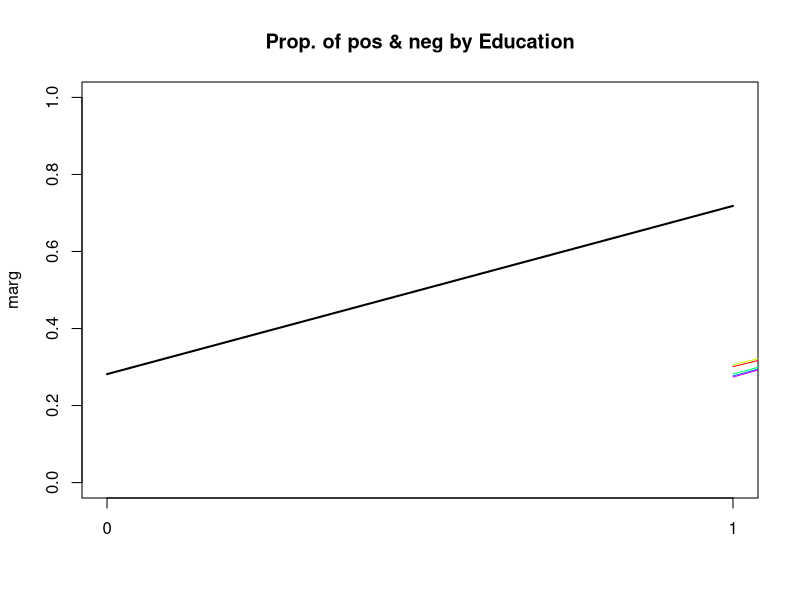
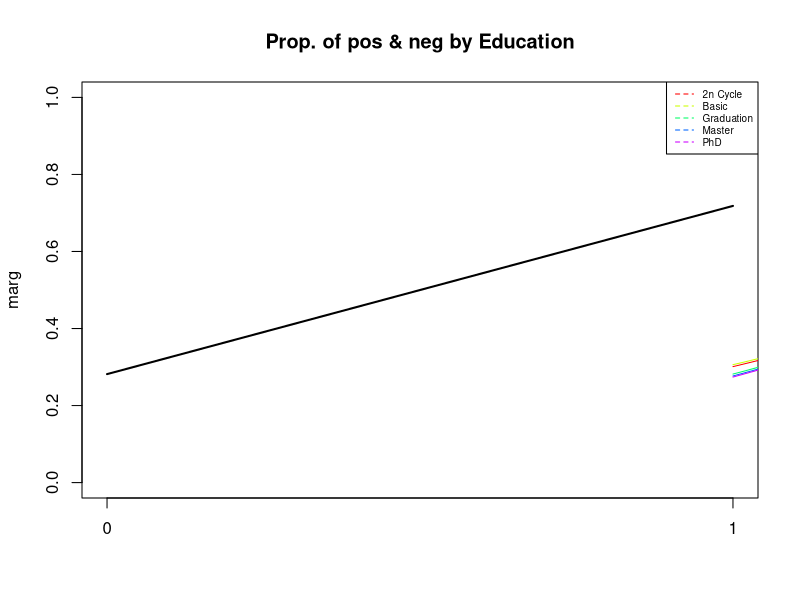
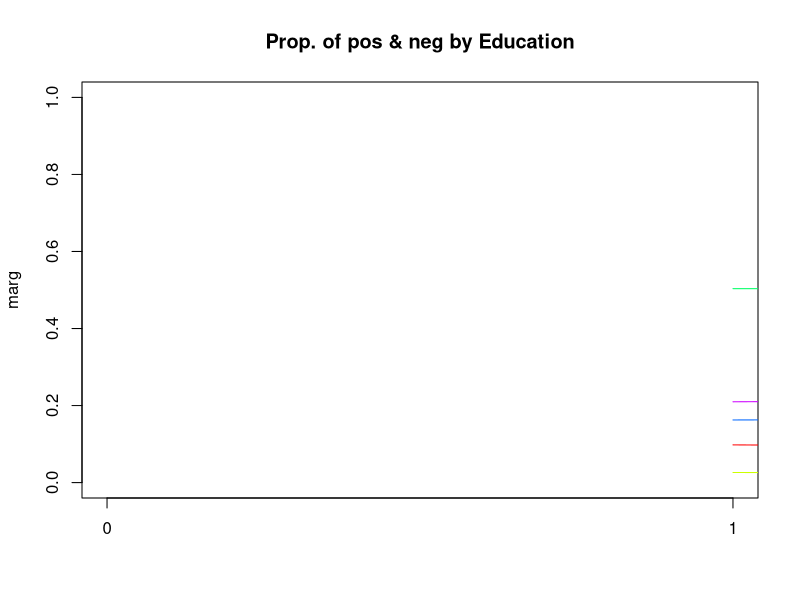
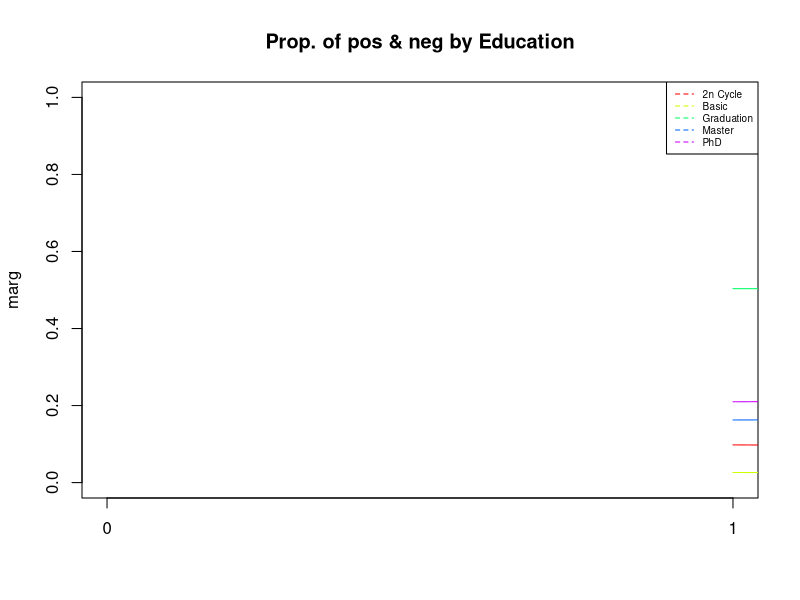
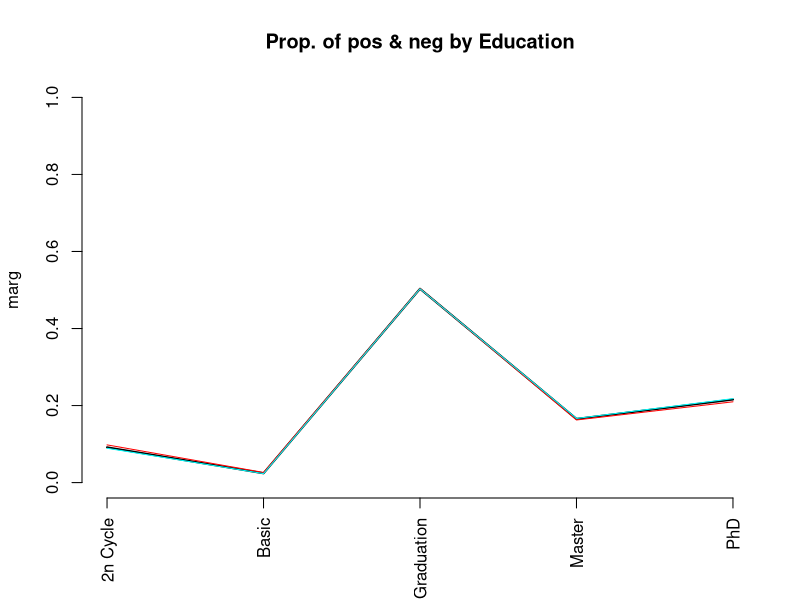
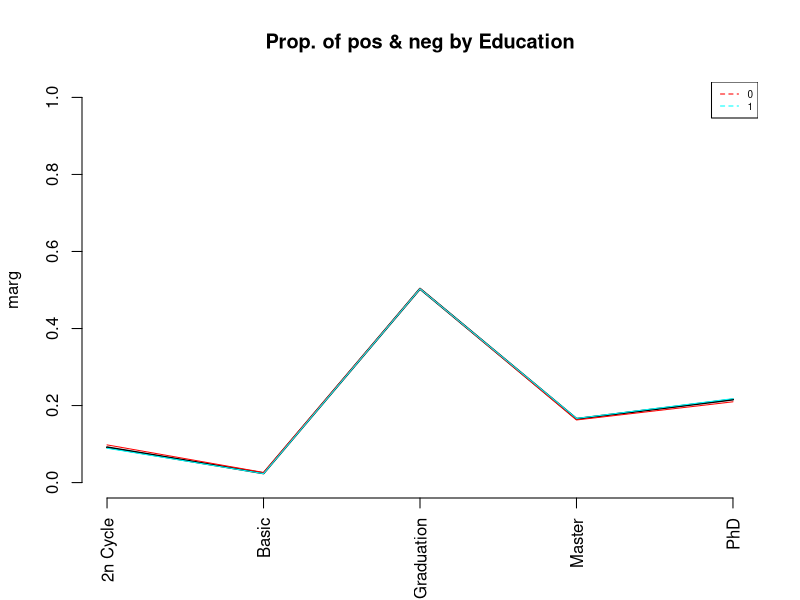
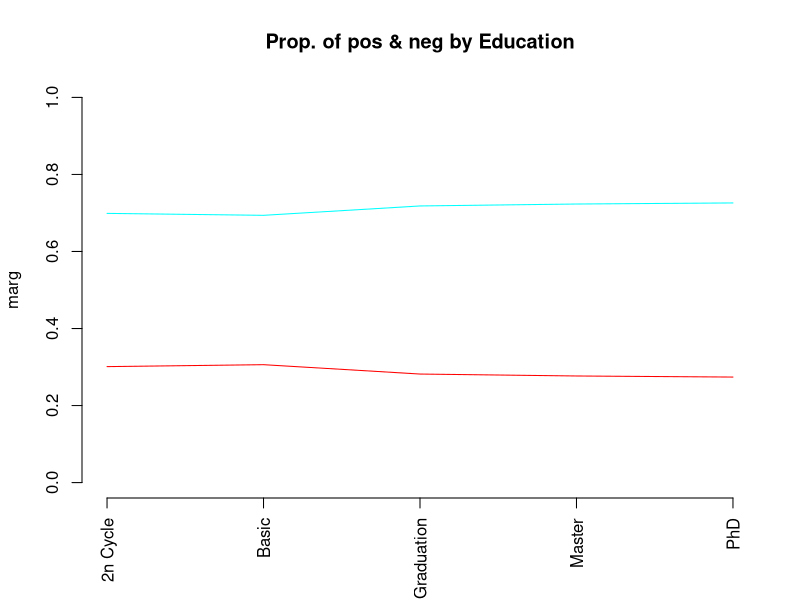
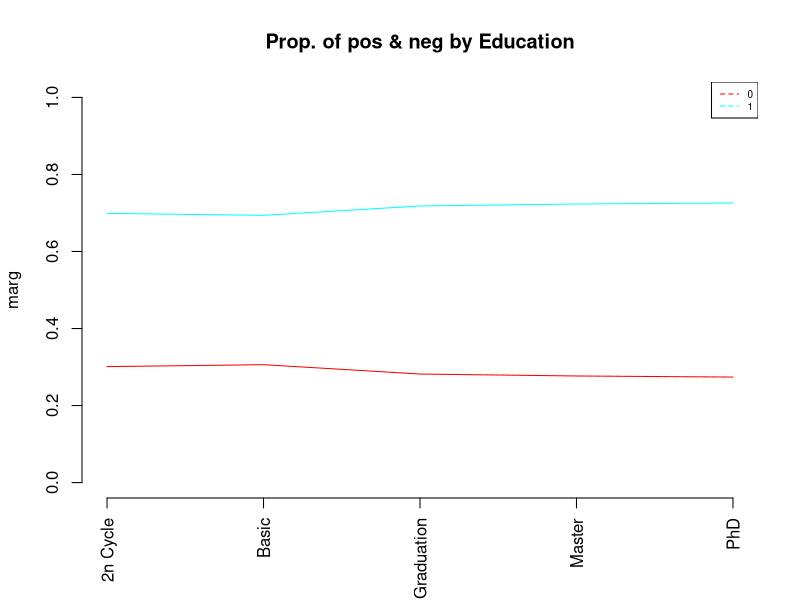

Write the R code that produced these figures, in order.
#  READING CREDSCO_BIN
# load("d:/karina/docencia/DataMiningEI/Practiques/2CredscoProfiling/credscok_bin")

#read data only if required
setwd("C:/Users/Michel/Desktop/UPC/Q5/MD/MD-D4")
dd <- read.table("ifood_enriched.csv",header=T, sep=",", dec='.');

names(dd)

attach(dd)

#Dictamen    <- as.factor(Dictamen)
#levels(Dictamen) <- c(NA, "positiu","negatiu")


#Calcula els valor test de la variable Xnum per totes les modalitats del factor P
ValorTestXnum <- function(Xnum,P){
  #freq dis of fac
  nk <- as.vector(table(P)); 
  n <- sum(nk); 
  #mitjanes x grups
  xk <- tapply(Xnum,P,mean);
  #valors test
  txk <- (xk-mean(Xnum))/(sd(Xnum)*sqrt((n-nk)/(n*nk))); 
  #p-values
  pxk <- pt(txk,n-1,lower.tail=F);
  for(c in 1:length(levels(as.factor(P)))){if (pxk[c]>0.5){pxk[c]<-1-pxk[c]}}
  return (pxk)
}




ValorTestXquali <- function(P,Xquali){
  taula <- table(P,Xquali);
  n <- sum(taula); 
  pk <- apply(taula,1,sum)/n;
  pj <- apply(taula,2,sum)/n;
  pf <- taula/(n*pk);
  pjm <- matrix(data=pj,nrow=dim(pf)[1],ncol=dim(pf)[2], byrow=TRUE);      
  dpf <- pf - pjm; 
  dvt <- sqrt(((1-pk)/(n*pk))%*%t(pj*(1-pj))); 
  #i hi ha divisions iguals a 0 dona NA i no funciona
  zkj <- dpf
  zkj[dpf!=0]<-dpf[dpf!=0]/dvt[dpf!=0]; 
  pzkj <- pnorm(zkj,lower.tail=F);
  for(c in 1:length(levels(as.factor(P)))){for (s in 1:length(levels(Xquali))){if (pzkj[c,s]> 0.5){pzkj[c,s]<-1- pzkj[c,s]}}}
  return (list(rowpf=pf,vtest=zkj,pval=pzkj))
}


#source("file")
#dades contain the dataset
dades<-dd
#dades<-dd[filtro,]
#dades<-df
K<-dim(dades)[2]
par(ask=TRUE)


#P must contain the class variable
P<-dd$HasChildren
#P<-c2
#P<-dd[,18]
nameP<-"HasChildren"
#P<-df[,33]

nc<-length(levels(factor(P)))
nc
pvalk <- matrix(data=0,nrow=nc,ncol=K, dimnames=list(levels(P),names(dades)))
nameP<-"Class"
n<-dim(dades)[1]

for(k in 1:K){
  if (is.numeric(dades[,k])){ 
    print(paste("Anàlisi per classes de la Variable:", names(dades)[k]))
    
    boxplot(dades[,k]~P, main=paste("Boxplot of", names(dades)[k], "vs", nameP ), horizontal=TRUE)
    
    barplot(tapply(dades[[k]], P, mean),main=paste("Means of", names(dades)[k], "by", nameP ))
    abline(h=mean(dades[[k]]))
    legend(0,mean(dades[[k]]),"global mean",bty="n")
    print("Estadístics per groups:")
    for(s in levels(as.factor(P))) {print(summary(dades[P==s,k]))}
    o<-oneway.test(dades[,k]~P)
    print(paste("p-valueANOVA:", o$p.value))
    kw<-kruskal.test(dades[,k]~P)
    print(paste("p-value Kruskal-Wallis:", kw$p.value))
    pvalk[,k]<-ValorTestXnum(dades[,k], P)
    print("p-values ValorsTest: ")
    print(pvalk[,k])      
  }else{
    if(class(dd[,k])=="Date"){
      print(summary(dd[,k]))
      print(sd(dd[,k]))
      #decide breaks: weeks, months, quarters...
      hist(dd[,k],breaks="weeks")
    }else{
      #qualitatives
      print(paste("Variable", names(dades)[k]))
      table<-table(P,dades[,k])
      #   print("Cross-table")
      #   print(table)
      rowperc<-prop.table(table,1)
      
      colperc<-prop.table(table,2)
      #  print("Distribucions condicionades a files")
      # print(rowperc)
      
      #ojo porque si la variable es true o false la identifica amb el tipus Logical i
      #aquest no te levels, por tanto, coertion preventiva
      
      dades[,k]<-as.factor(dades[,k])
      
      
      marg <- table(as.factor(P))/n
      print(append("Categories=",levels(as.factor(dades[,k]))))
      
      #from next plots, select one of them according to your practical case
      plot(marg,type="l",ylim=c(0,1),main=paste("Prop. of pos & neg by",names(dades)[k]))
      paleta<-rainbow(length(levels(dades[,k])))
      for(c in 1:length(levels(dades[,k]))){lines(colperc[,c],col=paleta[c]) }
      
      #with legend
      plot(marg,type="l",ylim=c(0,1),main=paste("Prop. of pos & neg by",names(dades)[k]))
      paleta<-rainbow(length(levels(dades[,k])))
      for(c in 1:length(levels(dades[,k]))){lines(colperc[,c],col=paleta[c]) }
      legend("topright", levels(dades[,k]), col=paleta, lty=2, cex=0.6)
      
      #condicionades a classes
      print(append("Categories=",levels(dades[,k])))
      plot(marg,type="n",ylim=c(0,1),main=paste("Prop. of pos & neg by",names(dades)[k]))
      paleta<-rainbow(length(levels(dades[,k])))
      for(c in 1:length(levels(dades[,k]))){lines(rowperc[,c],col=paleta[c]) }
      
      #with legend
      plot(marg,type="n",ylim=c(0,1),main=paste("Prop. of pos & neg by",names(dades)[k]))
      paleta<-rainbow(length(levels(dades[,k])))
      for(c in 1:length(levels(dades[,k]))){lines(rowperc[,c],col=paleta[c]) }
      legend("topright", levels(dades[,k]), col=paleta, lty=2, cex=0.6)
      
      #amb variable en eix d'abcisses
      marg <-table(dades[,k])/n
      print(append("Categories=",levels(dades[,k])))
      plot(marg,type="l",ylim=c(0,1),main=paste("Prop. of pos & neg by",names(dades)[k]), las=3)
      #x<-plot(marg,type="l",ylim=c(0,1),main=paste("Prop. of pos & neg by",names(dades)[k]), xaxt="n")
      #text(x=x+.25, y=-1, adj=1, levels(CountryName), xpd=TRUE, srt=25, cex=0.7)
      paleta<-rainbow(length(levels(as.factor(P))))
      for(c in 1:length(levels(as.factor(P)))){lines(rowperc[c,],col=paleta[c]) }
      
      #with legend
      plot(marg,type="l",ylim=c(0,1),main=paste("Prop. of pos & neg by",names(dades)[k]), las=3)
      for(c in 1:length(levels(as.factor(P)))){lines(rowperc[c,],col=paleta[c])}
      legend("topright", levels(as.factor(P)), col=paleta, lty=2, cex=0.6)
      
      #condicionades a columna 
      plot(marg,type="n",ylim=c(0,1),main=paste("Prop. of pos & neg by",names(dades)[k]), las=3)
      paleta<-rainbow(length(levels(as.factor(P))))
      for(c in 1:length(levels(as.factor(P)))){lines(colperc[c,],col=paleta[c]) }
      
      #with legend
      plot(marg,type="n",ylim=c(0,1),main=paste("Prop. of pos & neg by",names(dades)[k]), las=3)
      for(c in 1:length(levels(as.factor(P)))){lines(colperc[c,],col=paleta[c])}
      legend("topright", levels(as.factor(P)), col=paleta, lty=2, cex=0.6)
      
      table<-table(dades[,k],P)
      print("Cross Table:")
      print(table)
      print("Distribucions condicionades a columnes:")
      print(colperc)
      
      #diagrames de barres apilades                                         
      
      paleta<-rainbow(length(levels(dades[,k])))
      barplot(table(dades[,k], as.factor(P)), beside=FALSE,col=paleta )
      
      barplot(table(dades[,k], as.factor(P)), beside=FALSE,col=paleta )
      legend("topright",levels(as.factor(dades[,k])),pch=1,cex=0.5, col=paleta)
      
      #diagrames de barres adosades
      barplot(table(dades[,k], as.factor(P)), beside=TRUE,col=paleta )
      
      barplot(table(dades[,k], as.factor(P)), beside=TRUE,col=paleta)
      legend("topright",levels(as.factor(dades[,k])),pch=1,cex=0.5, col=paleta)
      
      print("Test Fisher: ")
      print(fisher.test(dades[,k], as.factor(P), simulate.p.value = TRUE, B = 2000, workspace = 2000000)) 
      
      print("valorsTest:")
      print( ValorTestXquali(P,dades[,k]))
      #calcular els pvalues de les quali
    }
  }
}#endfor

#descriptors de les classes més significatius. Afegir info qualits
for (c in 1:length(levels(as.factor(P)))) {
  if(!is.na(levels(as.factor(P))[c])){
    print(paste("P.values per class:",levels(as.factor(P))[c]));
    print(sort(pvalk[c,]), digits=3) 
  }
}

#afegir la informacio de les modalitats de les qualitatives a la llista de pvalues i fer ordenacio global

#saving the dataframe in an external file
#write.table(dd, file = "ifood_enriched.csv", sep = ",", na = "NA", dec = ".", row.names = FALSE, col.names = TRUE)


